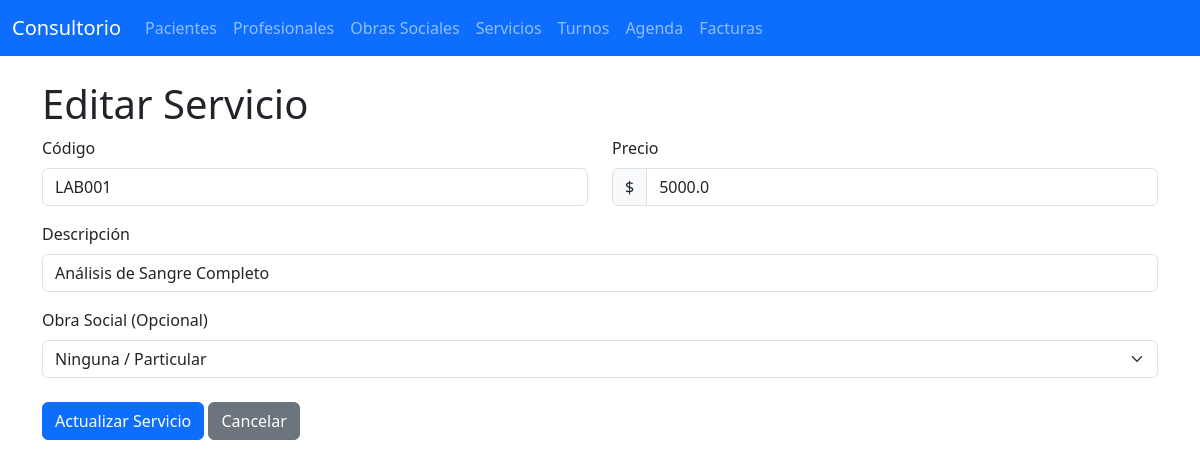
Screenshot of /servicios/edit/8 with the database file from the repository.
### tables this page shows
CREATE TABLE servicios (
                id INTEGER PRIMARY KEY AUTOINCREMENT,
                codigo TEXT UNIQUE NOT NULL,
                descripcion TEXT NOT NULL,
                precio REAL NOT NULL,
                obra_social_id INTEGER,
                FOREIGN KEY (obra_social_id) REFERENCES obras_sociales (id)
            );

### app.py (the view, shortened to what this page needs)
@app.route('/servicios/edit/<int:id>', methods=['GET', 'POST'])
def edit_servicio(id):
    conn = get_db_connection()
    servicio = conn.execute('SELECT * FROM servicios WHERE id = ?', (id,)).fetchone()
    obras_sociales = conn.execute('SELECT * FROM obras_sociales ORDER BY nombre').fetchall()
    if servicio is None:
        conn.close()
        flash('No se encontró el servicio.', 'warning')
        return redirect(url_for('list_servicios'))
    conn.close()
    return render_template('servicios/form.html', action="edit", servicio=servicio, obras_sociales=obras_sociales)

### app.py (called while the page is built)
def get_db_connection():
    conn = sqlite3.connect(DATABASE)
    conn.row_factory = sqlite3.Row
    return conn

### templates/servicios/form.html (shortened to what this page needs)
{% extends 'layout.html' %}
{% block content %}
    <h1>
        {% if action == 'new' %}
            Agregar Nuevo Servicio
        {% else %}
            Editar Servicio
        {% endif %}
    </h1>
    <form method="post" action="{% if action == 'new' %}{{ url_for('add_servicio') }}{% else %}{{ url_for('edit_servicio', id=servicio['id']) }}{% endif %}">
        <div class="row">
            <div class="col-md-6 mb-3">
                <label for="codigo" class="form-label">Código</label>
                <input type="text" class="form-control" id="codigo" name="codigo" value="{{ servicio['codigo'] if servicio else '' }}" required>
            </div>
            <div class="col-md-6 mb-3">
                <label for="precio" class="form-label">Precio</label>
                <div class="input-group">
                    <span class="input-group-text">$</span>
                    <input type="number" step="0.01" class="form-control" id="precio" name="precio" value="{{ servicio['precio'] if servicio else '0.00' }}" required>
                </div>
            </div>
        </div>
        <div class="mb-3">
            <label for="descripcion" class="form-label">Descripción</label>
            <input type="text" class="form-control" id="descripcion" name="descripcion" value="{{ servicio['descripcion'] if servicio else '' }}" required>
        </div>
        <div class="mb-3">
            <label for="obra_social_id" class="form-label">Obra Social (Opcional)</label>
            <select class="form-select" id="obra_social_id" name="obra_social_id">
                <option value="None">Ninguna / Particular</option>
            </select>
        </div>
        <div class="mt-4">
            <button type="submit" class="btn btn-primary">
                {% if action == 'new' %}
                    Guardar Servicio
                {% else %}
                    Actualizar Servicio
                {% endif %}
            </button>
            <a href="{{ url_for('list_servicios') }}" class="btn btn-secondary">Cancelar</a>
        </div>
    </form>
{% endblock %}

### rows the page displays
servicios: codigo "LAB001", precio "5000.0", descripcion "Análisis de Sangre Completo"
